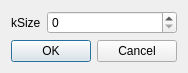
<?xml version="1.0" encoding="UTF-8"?>
<ui version="4.0">
 <class>VideoProcessBlurDialog</class>
 <widget class="QDialog" name="VideoProcessBlurDialog">
  <property name="geometry">
   <rect>
    <x>0</x>
    <y>0</y>
    <width>178</width>
    <height>71</height>
   </rect>
  </property>
  <property name="sizePolicy">
   <sizepolicy hsizetype="Fixed" vsizetype="Fixed">
    <horstretch>0</horstretch>
    <verstretch>0</verstretch>
   </sizepolicy>
  </property>
  <property name="windowTitle">
   <string>Dialog</string>
  </property>
  <layout class="QVBoxLayout" name="verticalLayout">
   <item>
    <layout class="QFormLayout" name="formLayout">
     <item row="0" column="0">
      <widget class="QLabel" name="kSizeLabel">
       <property name="text">
        <string>kSize</string>
       </property>
      </widget>
     </item>
     <item row="0" column="1">
      <widget class="QSpinBox" name="kSizeSpinBox"/>
     </item>
    </layout>
   </item>
   <item>
    <widget class="QDialogButtonBox" name="buttonBox">
     <property name="orientation">
      <enum>Qt::Horizontal</enum>
     </property>
     <property name="standardButtons">
      <set>QDialogButtonBox::Cancel|QDialogButtonBox::Ok</set>
     </property>
    </widget>
   </item>
  </layout>
 </widget>
 <resources/>
 <connections>
  <connection>
   <sender>buttonBox</sender>
   <signal>accepted()</signal>
   <receiver>VideoProcessBlurDialog</receiver>
   <slot>accept()</slot>
   <hints>
    <hint type="sourcelabel">
     <x>248</x>
     <y>254</y>
    </hint>
    <hint type="destinationlabel">
     <x>157</x>
     <y>274</y>
    </hint>
   </hints>
  </connection>
  <connection>
   <sender>buttonBox</sender>
   <signal>rejected()</signal>
   <receiver>VideoProcessBlurDialog</receiver>
   <slot>reject()</slot>
   <hints>
    <hint type="sourcelabel">
     <x>316</x>
     <y>260</y>
    </hint>
    <hint type="destinationlabel">
     <x>286</x>
     <y>274</y>
    </hint>
   </hints>
  </connection>
 </connections>
</ui>
